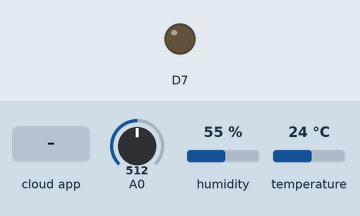
The sketch below on a simulated ESP8266 (NodeMCU). On the bench: output pins drawn as LEDs (lit = HIGH). Inputs (shaded band) come from the test bench; at power-on: A0 = 512, humidity 55 %, temperature 24 °C. WiFi joins after 1.5 s; servers stay silent unless stated; the Firebase database answers and starts empty; what the sketch prints to the serial monitor is not drawn.

Above: at 2.7 s.
2.8 s: A0 set to 0
At 5.2 s:
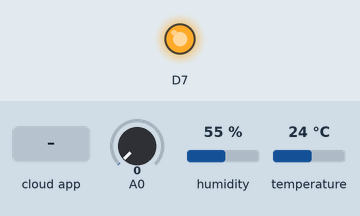
6.2 s: the phone or cloud app sets komanda to 1
At 9.1 s:
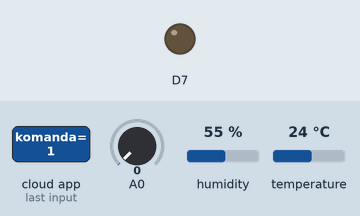
9.5 s: A0 set to 122
At 10.6 s:
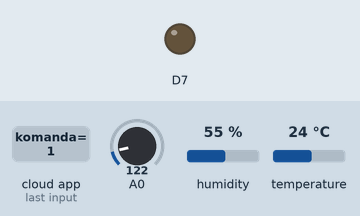
11.6 s: the phone or cloud app sets komanda to 0
At 15.7 s:
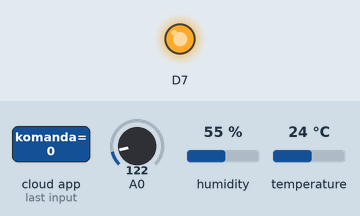
Timing chart, 0 to 19.4 s (numbered marks = the images above; inputs shaded):
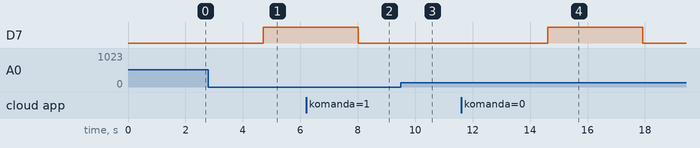

Measured:
- after the input at 2.8 s, D7: LOW → HIGH after 1.9 s
- after the input at 6.2 s, D7: HIGH → LOW after 1.8 s
- after the input at 9.5 s, D7: stays LOW (without the input it goes to HIGH after 1.8 s)
- after the input at 11.6 s, D7: LOW → HIGH after 3.0 s, → LOW 3.3 s later

The sketch:

IoTSmartPlantMonitoringAK.ino
```cpp
#include <ESP8266WiFi.h>
#include <FirebaseESP8266.h>

//za DHT11
#include <Adafruit_Sensor.h>
#include <DHT.h>
#include <DHT_U.h>
#define DHTPIN 2     // Digital pin connected to the DHT sensor
#define DHTTYPE    DHT11     // DHT 11
DHT_Unified dht(DHTPIN, DHTTYPE);
uint32_t delayMS;

#define FIREBASE_HOST "iotprojectamir-default-rtdb.europe-west1.firebasedatabase.app"
#define FIREBASE_AUTH "c6dUKUa7pz8a7nRtvMCYBtpfUENez5GloY1RZOrN"
#define WIFI_SSID "Amir2000"
#define WIFI_PASSWORD "nemasifre"

FirebaseData firebaseData;
bool indikator;
bool komanda_prev=false;
int komanda=0;

void setup() {

  //za DHT11
  dht.begin();
  sensor_t sensor;
  dht.temperature().getSensor(&sensor);
  dht.humidity().getSensor(&sensor);
  delayMS = sensor.min_delay / 1000;

  Serial.begin(115200);
   pinMode(D7, OUTPUT);
  // connect to wifi.
  WiFi.begin(WIFI_SSID, WIFI_PASSWORD);
  Serial.print("connecting");
  while (WiFi.status() != WL_CONNECTED) {
    Serial.print(".");
    delay(500);
  }
  Serial.println();
  Serial.print("connected: ");
  Serial.println(WiFi.localIP());

  Firebase.begin(FIREBASE_HOST, FIREBASE_AUTH);
}

int sensor=0;
int n = 0;
int tempZrakaParametar=0;
int vlagaZrakaParametar=0;
int vlagaZemljeParametar=0;

void loop() {

  Firebase.getInt(firebaseData, "Parametri/parametarTempZraka");
  tempZrakaParametar=firebaseData.floatData();
   Serial.print(tempZrakaParametar);
  Firebase.getInt(firebaseData, "Parametri/parametarVlazZemlje");
  vlagaZemljeParametar=firebaseData.floatData();
  Serial.print(vlagaZemljeParametar);
  Firebase.getInt(firebaseData, "Parametri/parametarVlazZraka");
  vlagaZrakaParametar=firebaseData.floatData();
  Serial.print(vlagaZrakaParametar);
  //citanje DHT11
    delay(delayMS);

  sensors_event_t event;
  dht.temperature().getEvent(&event);
  if (isnan(event.temperature)) {
    Serial.println(F("Error reading temperature!"));
  }
  else {
    Serial.print(F("Temperature: "));
    Serial.print(event.temperature);
    Serial.println(F("°C"));
  }
  Firebase.setFloat(firebaseData,"Zemljiste/temperaturaZraka", event.temperature);


  dht.humidity().getEvent(&event);
  if (isnan(event.relative_humidity)) {
    Serial.println(F("Error reading humidity!"));
  }
  else {
    Serial.print(F("Humidity: "));
    Serial.print(event.relative_humidity);
    Serial.println(F("%"));
  }
  Firebase.setFloat(firebaseData,"Zemljiste/vlaznostZraka", event.relative_humidity);

  sensor=analogRead(A0);
  Serial.print(sensor);
  Firebase.setFloat(firebaseData,"Zemljiste/vlaznostZemljista",sensor);

  if(sensor>vlagaZemljeParametar || event.temperature>tempZrakaParametar && event.relative_humidity<vlagaZrakaParametar )
  {
    Firebase.setInt(firebaseData,"Zemljiste/komanda",1);
  }
  else
  {
    Firebase.setInt(firebaseData,"Zemljiste/komanda",0);
  }

  if(Firebase.getInt(firebaseData, "Zemljiste/komanda"))
  {
    komanda=firebaseData.intData();
    if(komanda==1)
    {
      digitalWrite(D7,LOW);
    Serial.println("Relej uključen : ");
    Serial.print(komanda);
    }
    else {
                digitalWrite(D7,HIGH);
                Serial.println("Relej isključen : ");
                Serial.print(komanda);
         }

    }
  else
  {
     Serial.println(firebaseData.errorReason());
  }
  delay(100);
  }
```
